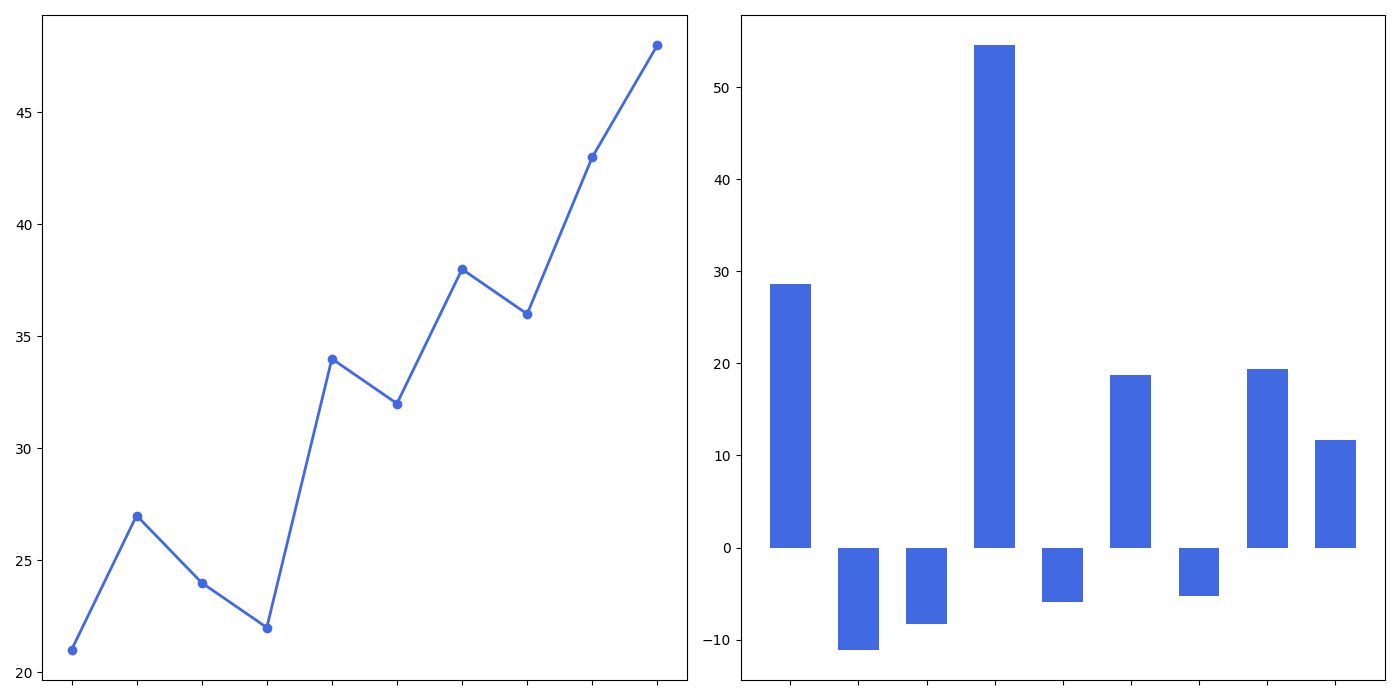

This figure's Python source:
import matplotlib.pyplot as plt
import numpy as np

years = np.arange(2010, 2020)
# Manually altered stock prices while preserving the original structure
stock_prices = np.array([21, 27, 24, 22, 34, 32, 38, 36, 43, 48])
price_changes = np.diff(stock_prices) / stock_prices[:-1] * 100

sorted_indices = np.argsort(price_changes)
sorted_years = years[1:][sorted_indices]
sorted_price_changes = price_changes[sorted_indices]

fig, (ax1, ax2) = plt.subplots(1, 2, figsize=(14, 7))

ax1.plot(years, stock_prices, marker='o', linestyle='-', color='royalblue', linewidth=2)
ax1.set_xticks(years)
ax1.set_xticklabels([])

ax2.bar(sorted_years, sorted_price_changes, color='royalblue', width=0.6)
ax2.set_xticks(sorted_years)
ax2.set_xticklabels([])

plt.tight_layout()
plt.show()
